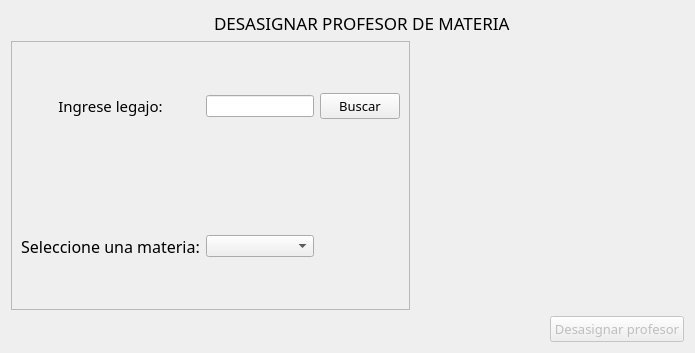
             <widget class="QWidget" name="page_desasig_mat_profe">
              <layout class="QGridLayout" name="gridLayout_27">
               <item row="1" column="0" colspan="2">
                <widget class="QFrame" name="frame_8">
                 <property name="frameShape">
                  <enum>QFrame::StyledPanel</enum>
                 </property>
                 <property name="frameShadow">
                  <enum>QFrame::Raised</enum>
                 </property>
                 <layout class="QGridLayout" name="gridLayout_26">
                  <item row="0" column="1">
                   <widget class="QLineEdit" name="input_legajo_profe_desasig_mat">
                    <property name="sizePolicy">
                     <sizepolicy hsizetype="Preferred" vsizetype="Fixed">
                      <horstretch>0</horstretch>
                      <verstretch>0</verstretch>
                     </sizepolicy>
                    </property>
                   </widget>
                  </item>
                  <item row="0" column="0">
                   <widget class="QLabel" name="label_52">
                    <property name="font">
                     <font>
                      <family>Segoe UI Semibold</family>
                      <pointsize>11</pointsize>
                     </font>
                    </property>
                    <property name="text">
                     <string>Ingrese legajo:</string>
                    </property>
                    <property name="alignment">
                     <set>Qt::AlignCenter</set>
                    </property>
                   </widget>
                  </item>
                  <item row="2" column="1">
                   <widget class="QComboBox" name="cb_desasig_mat_profe"/>
                  </item>
                  <item row="2" column="0">
                   <widget class="QLabel" name="label_info_nombre_en_7">
                    <property name="enabled">
                     <bool>true</bool>
                    </property>
                    <property name="font">
                     <font>
                      <family>Segoe UI Semibold</family>
                      <pointsize>12</pointsize>
                     </font>
                    </property>
                    <property name="text">
                     <string>Seleccione una materia:</string>
                    </property>
                    <property name="alignment">
                     <set>Qt::AlignCenter</set>
                    </property>
                   </widget>
                  </item>
                  <item row="0" column="2">
                   <widget class="QPushButton" name="btn_buscar_desasig_profe_mat">
                    <property name="maximumSize">
                     <size>
                      <width>100</width>
                      <height>16777215</height>
                     </size>
                    </property>
                    <property name="font">
                     <font>
                      <family>Segoe UI Semibold</family>
                      <pointsize>10</pointsize>
                     </font>
                    </property>
                    <property name="text">
                     <string>Buscar</string>
                    </property>
                   </widget>
                  </item>
                  <item row="1" column="1">
                   <widget class="QLabel" name="label_error_legajo_desasig_profe_mat">
                    <property name="maximumSize">
                     <size>
                      <width>16777215</width>
                      <height>20</height>
                     </size>
                    </property>
                    <property name="styleSheet">
                     <string notr="true">color: red;</string>
                    </property>
                    <property name="text">
                     <string/>
                    </property>
                   </widget>
                  </item>
                 </layout>
                </widget>
               </item>
               <item row="2" column="0" colspan="2">
                <widget class="QLabel" name="label_informe_desasig_profe_mat">
                 <property name="font">
                  <font>
                   <family>Segoe UI Semibold</family>
                   <pointsize>10</pointsize>
                  </font>
                 </property>
                 <property name="text">
                  <string/>
                 </property>
                 <property name="alignment">
                  <set>Qt::AlignCenter</set>
                 </property>
                </widget>
               </item>
               <item row="0" column="1" colspan="2">
                <widget class="QLabel" name="label_53">
                 <property name="maximumSize">
                  <size>
                   <width>16777215</width>
                   <height>30</height>
                  </size>
                 </property>
                 <property name="font">
                  <font>
                   <family>Segoe UI Semibold</family>
                   <pointsize>13</pointsize>
                  </font>
                 </property>
                 <property name="text">
                  <string>DESASIGNAR PROFESOR DE MATERIA</string>
                 </property>
                </widget>
               </item>
               <item row="2" column="3">
                <widget class="QPushButton" name="btn_desasig_profesor_mat">
                 <property name="enabled">
                  <bool>false</bool>
                 </property>
                 <property name="font">
                  <font>
                   <family>Segoe UI Semibold</family>
                   <pointsize>10</pointsize>
                  </font>
                 </property>
                 <property name="text">
                  <string>Desasignar profesor</string>
                 </property>
                </widget>
               </item>
               <item row="1" column="2" colspan="2">
                <spacer name="horizontalSpacer_52">
                 <property name="orientation">
                  <enum>Qt::Horizontal</enum>
                 </property>
                 <property name="sizeType">
                  <enum>QSizePolicy::Maximum</enum>
                 </property>
                 <property name="sizeHint" stdset="0">
                  <size>
                   <width>268</width>
                   <height>269</height>
                  </size>
                 </property>
                </spacer>
               </item>
              </layout>
             </widget>
